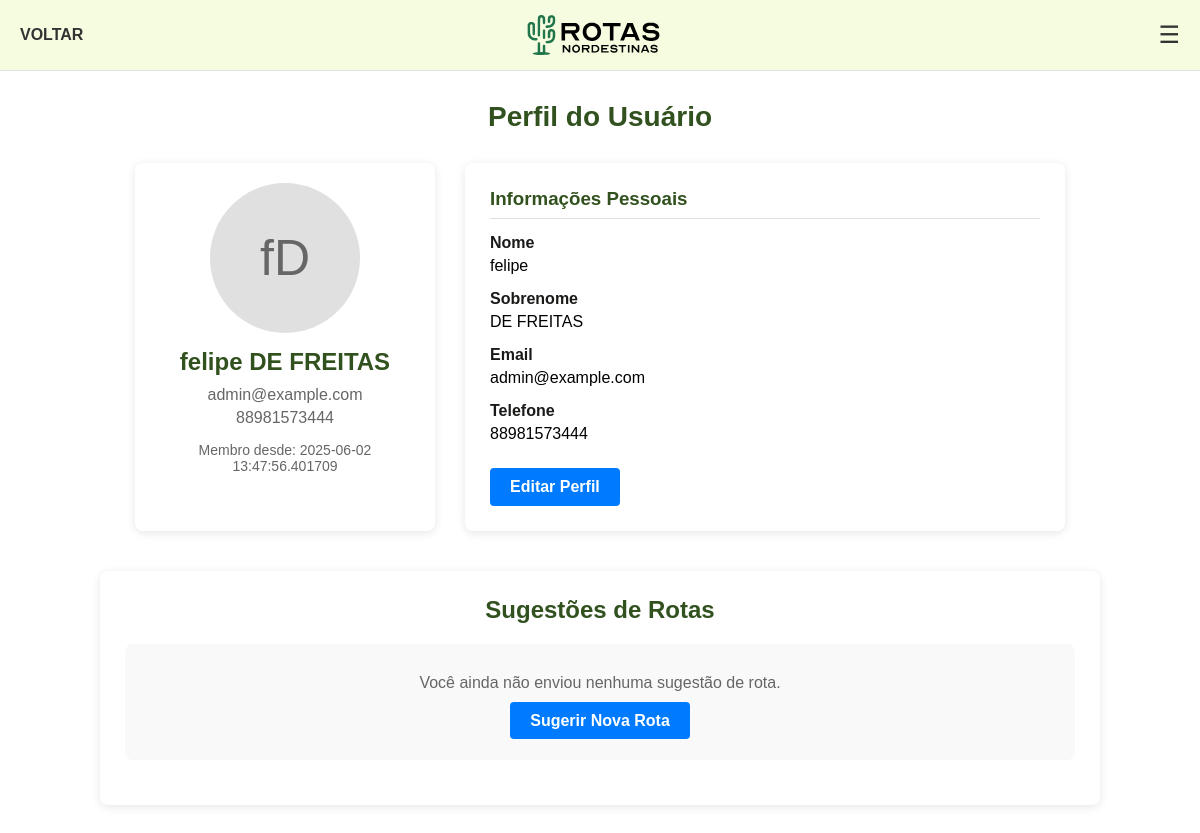
Screenshot of /perfil (signed in) with the database file from the repository.
### app/models.py (models this page shows, shortened)
class Usuario(db.Model):
    __tablename__ = 'usuarios'
    id = db.Column(db.Integer, primary_key=True, autoincrement=True)
    nome = db.Column(db.String(100), nullable=False)
    sobrenome = db.Column(db.String(100), nullable=False)
    strikes = db.Column(db.Integer, default=0)
    banido = db.Column(db.Boolean, default=False)
    telefone = db.Column(db.String(15), nullable=False)
    email = db.Column(db.String(120), unique=True, nullable=False)
    usuario = db.Column(db.String(120), unique=True, nullable=False)
    senha_hash = db.Column(db.String(256), nullable=False)
    role = db.Column(db.String(100), nullable=False, default='user')
    data_cadastro = db.Column(db.DateTime, default=datetime.utcnow)
    feedbacks = db.relationship('Feedback', backref='autor', lazy=True)
    sugestoes = db.relationship('Sugestao', backref='autor', lazy=True)

### app/app.py (the view)
@app.route('/perfil')
def perfil():
    if 'usuario_id' not in session:
        return redirect(url_for('login'))
    usuario = Usuario.query.get(session['usuario_id'])
    if usuario.role == 'admin':
        sugestoes_pendentes = Sugestao.query.filter_by(status='pendente').all()
        sugestoes_aprovadas = Sugestao.query.filter_by(status='aprovada').all()
        sugestoes_rejeitadas = Sugestao.query.filter_by(status='rejeitada').all()
        feedbacks_denunciados = db.session.query(Feedback, db.func.count(Denuncia.id).label('num_denuncias'))\
            .join(Denuncia, Denuncia.feedback_id == Feedback.id)\
            .group_by(Feedback.id)\
            .order_by(db.desc('num_denuncias'))\
            .all()
        usuarios_banidos = Usuario.query.filter_by(banido=True).all()
        return render_template('global/perfil.html',
                              usuario=usuario,
                              sugestoes_pendentes=sugestoes_pendentes,
                              sugestoes_aprovadas=sugestoes_aprovadas,
                              sugestoes_rejeitadas=sugestoes_rejeitadas,
                              feedbacks_denunciados=feedbacks_denunciados,
                              usuarios_banidos=usuarios_banidos)
    else:
        sugestoes_usuario = Sugestao.query.filter_by(usuario_id=usuario.id).order_by(Sugestao.data_criacao.desc()).all()
        return render_template('global/perfil.html',
                              usuario=usuario,
                              sugestoes_usuario=sugestoes_usuario)

### app/templates/global/perfil.html (shortened to what this page needs)
{% extends "base.html" %}
{% block extra_css %}
<link rel="stylesheet" href="{{ url_for('static', filename='styles/partials/main/main.css') }}">
<link rel="stylesheet" href="{{ url_for('static', filename='styles/global/global.css') }}">
<link rel="stylesheet" href="{{ url_for('static', filename='styles/components/toast.css') }}">
<link href="https://unpkg.com/boxicons@2.1.4/css/boxicons.min.css" rel="stylesheet">
<link rel="stylesheet" href="{{ url_for('static', filename='styles/profile.css') }}">
{% endblock %}
{% block content %}
    <div class="container">
        <h1 class="page-title">Perfil do Usuário</h1>
        <div class="profile-container">
            <div class="profile-sidebar">
                <div class="profile-pic">
                    <span>{{ usuario.nome[0] }}{{ usuario.sobrenome[0] }}</span>
                </div>
                <div class="profile-info">
                    <h2>{{usuario.nome}} {{usuario.sobrenome}}</h2>
                    <p>{{usuario.email}}</p>
                    <p>{{usuario.telefone}}</p>
                    <p class="member-since">Membro desde: {{usuario.data_cadastro}}</p>
                </div>
            </div>
            <form action="{{ url_for('atualizar_perfil') }}" method="POST" class="profile-content view-mode" id="profileForm">
                <div class="profile-section">
                    <h3>Informações Pessoais</h3>
                    <div class="form-group">
                        <label for="nome">Nome</label>
                        <span class="static-field">{{usuario.nome}}</span>
                    </div>
                    <div class="form-group">
                        <label for="sobrenome">Sobrenome</label>
                        <span class="static-field">{{usuario.sobrenome}}</span>
                    </div>
                    <div class="form-group">
                        <label for="email">Email</label>
                        <span class="static-field">{{usuario.email}}</span>
                    </div>
                    <div class="form-group">
                        <label for="telefone">Telefone</label>
                        <span class="static-field">{{usuario.telefone}}</span>
                    </div>
                </div>
                <div class="action-buttons">
                    <button type="button" class="btn btn-primary btn-edit" onclick="enableEditMode()">Editar Perfil</button>
                </div>
            </form>
        </div>
    </div>
<div class="suggestions-section">
    <h2 class="section-title">Sugestões de Rotas</h2>
    {% if usuario.role == 'admin' %}
        <div class="admin-tabs suggestions-tabs">
            <button class="tab-btn active" onclick="openSuggestionsTab('pending')">Pendentes</button>
            <button class="tab-btn" onclick="openSuggestionsTab('approved')">Aprovadas</button>
            <button class="tab-btn" onclick="openSuggestionsTab('rejected')">Rejeitadas</button>
        </div>
        <div class="tab-content">
            <div id="pending" class="tab-pane active">
                <div class="section-header">
                    <h3>Sugestões Pendentes</h3>
                    <span class="badge">{{ sugestoes_pendentes|length }}</span>
                </div>
                <div class="admin-table">
                    <table>
                        <thead>
                            <tr>
                                <th>ID</th>
                                <th>Usuário</th>
                                <th>Estado</th>
                                <th>Cidade</th>
                                <th>Data</th>
                                <th>Ações</th>
                            </tr>
                        </thead>
                        <tbody>
                            {% for sugestao in sugestoes_pendentes %}
                            <tr>
                                <td>{{ sugestao.id }}</td>
                                <td>{{ sugestao.autor.nome }}</td>
                                <td>{{ sugestao.estado }}</td>
                                <td>{{ sugestao.cidade }}</td>
                                <td>{{ sugestao.data_criacao.strftime('%d/%m/%Y') }}</td>
                                <td class="action-cell">
                                    <button class="btn-view" onclick="viewSuggestion('{{ sugestao.id }}')"><i class="bx bx-show"></i></button>
                                    <form action="{{ url_for('aprovar_sugestao', sugestao_id=sugestao.id) }}" method="POST" style="display:inline;">
                                        <button class="btn-approve" type="submit"><i class="bx bx-check"></i></button>
                                    </form>
                                    <form action="{{ url_for('rejeitar_sugestao', sugestao_id=sugestao.id) }}" method="POST" style="display:inline;">
                                        <button class="btn-remove" type="submit"><i class="bx bx-x"></i></button>
                                    </form>
                                </td>
                            </tr>
                            {% else %}
                            <tr>
                                <td colspan="6" class="no-data">Nenhuma sugestão pendente no momento.</td>
                            </tr>
                            {% endfor %}
                        </tbody>
                    </table>
                </div>
            </div>
            <div id="approved" class="tab-pane">
                <div class="section-header">
                    <h3>Sugestões Aprovadas</h3>
                    <span class="badge">{{ sugestoes_aprovadas|length }}</span>
                </div>
                <div class="admin-table">
                    <table>
                        <thead>
                            <tr>
                                <th>ID</th>
                                <th>Usuário</th>
                                <th>Estado</th>
                                <th>Cidade</th>
                                <th>Data</th>
                                <th>Ações</th>
                            </tr>
                        </thead>
                        <tbody>
                            {% for sugestao in sugestoes_aprovadas %}
                            <tr>
                                <td>{{ sugestao.id }}</td>
                                <td>{{ sugestao.autor.nome }}</td>
                                <td>{{ sugestao.estado }}</td>
                                <td>{{ sugestao.cidade }}</td>
                                <td>{{ sugestao.data_criacao.strftime('%d/%m/%Y') }}</td>
                                <td class="action-cell">
                                    <button class="btn-view" onclick="viewSuggestion('{{ sugestao.id }}')"><i class="bx bx-show"></i></button>
                                </td>
                            </tr>
                            {% else %}
                            <tr>
                                <td colspan="6" class="no-data">Nenhuma sugestão aprovada no momento.</td>
                            </tr>
                            {% endfor %}
                        </tbody>
                    </table>
                </div>
            </div>
            <div id="rejected" class="tab-pane">
                <div class="section-header">
                    <h3>Sugestões Rejeitadas</h3>
                    <span class="badge">{{ sugestoes_rejeitadas|length }}</span>
                </div>
                <div class="admin-table">
                    <table>
                        <thead>
                            <tr>
                                <th>ID</th>
                                <th>Usuário</th>
                                <th>Estado</th>
                                <th>Cidade</th>
                                <th>Data</th>
                                <th>Ações</th>
                            </tr>
                        </thead>
                        <tbody>
                            {% for sugestao in sugestoes_rejeitadas %}
                            <tr>
                                <td>{{ sugestao.id }}</td>
                                <td>{{ sugestao.autor.nome }}</td>
                                <td>{{ sugestao.estado }}</td>
                                <td>{{ sugestao.cidade }}</td>
                                <td>{{ sugestao.data_criacao.strftime('%d/%m/%Y') }}</td>
                                <td class="action-cell">
                                    <button class="btn-view" onclick="viewSuggestion('{{ sugestao.id }}')"><i class="bx bx-show"></i></button>
                                    <form action="{{ url_for('aprovar_sugestao', sugestao_id=sugestao.id) }}" method="POST" style="display:inline;">
                                        <button class="btn-approve" type="submit"><i class="bx bx-check"></i></button>
                                    </form>
                                </td>
                            </tr>
                            {% else %}
                            <tr>
                                <td colspan="6" class="no-data">Nenhuma sugestão rejeitada no momento.</td>
                            </tr>
                            {% endfor %}
                        </tbody>
                    </table>
                </div>
            </div>
        </div>
    {% else %}
        <div class="user-suggestions">
            {% if sugestoes_usuario %}
                <div class="admin-table">
                    <table>
                        <thead>
                            <tr>
                                <th>Estado</th>
                                <th>Cidade</th>
                                <th>Data</th>
                                <th>Status</th>
                                <th>Ações</th>
                            </tr>
                        </thead>
                        <tbody>
                            {% for sugestao in sugestoes_usuario %}
                            <tr>
                                <td>{{ sugestao.estado }}</td>
                                <td>{{ sugestao.cidade }}</td>
                                <td>{{ sugestao.data_criacao.strftime('%d/%m/%Y') }}</td>
                                <td>
                                    {% if sugestao.status == 'pendente' %}
                                        <span class="status-badge pending">Pendente</span>
                                    {% elif sugestao.status == 'aprovada' %}
                                        <span class="status-badge approved">Aprovada</span>
                                    {% else %}
                                        <span class="status-badge rejected">Rejeitada</span>
                                    {% endif %}
                                </td>
                                <td class="action-cell">
                                    <button class="btn-view" onclick="viewSuggestion('{{ sugestao.id }}')"><i class="bx bx-show"></i></button>
                                </td>
                            </tr>
                            {% endfor %}
                        </tbody>
                    </table>
                </div>
            {% else %}
                <div class="no-suggestions">
                    <p>Você ainda não enviou nenhuma sugestão de rota.</p>
                    <a href="{{ url_for('sugerir_rotas') }}" class="btn btn-primary">Sugerir Nova Rota</a>
                </div>
            {% endif %}
        </div>
    {% endif %}
</div>
{% endblock %}

### rows the page displays
Usuario: nome "f", sobrenome "D", nome "felipe", sobrenome "DE FREITAS", email "admin@example.com", telefone "88981573444", data_cadastro "2025-06-02 13:47:56.401709"
